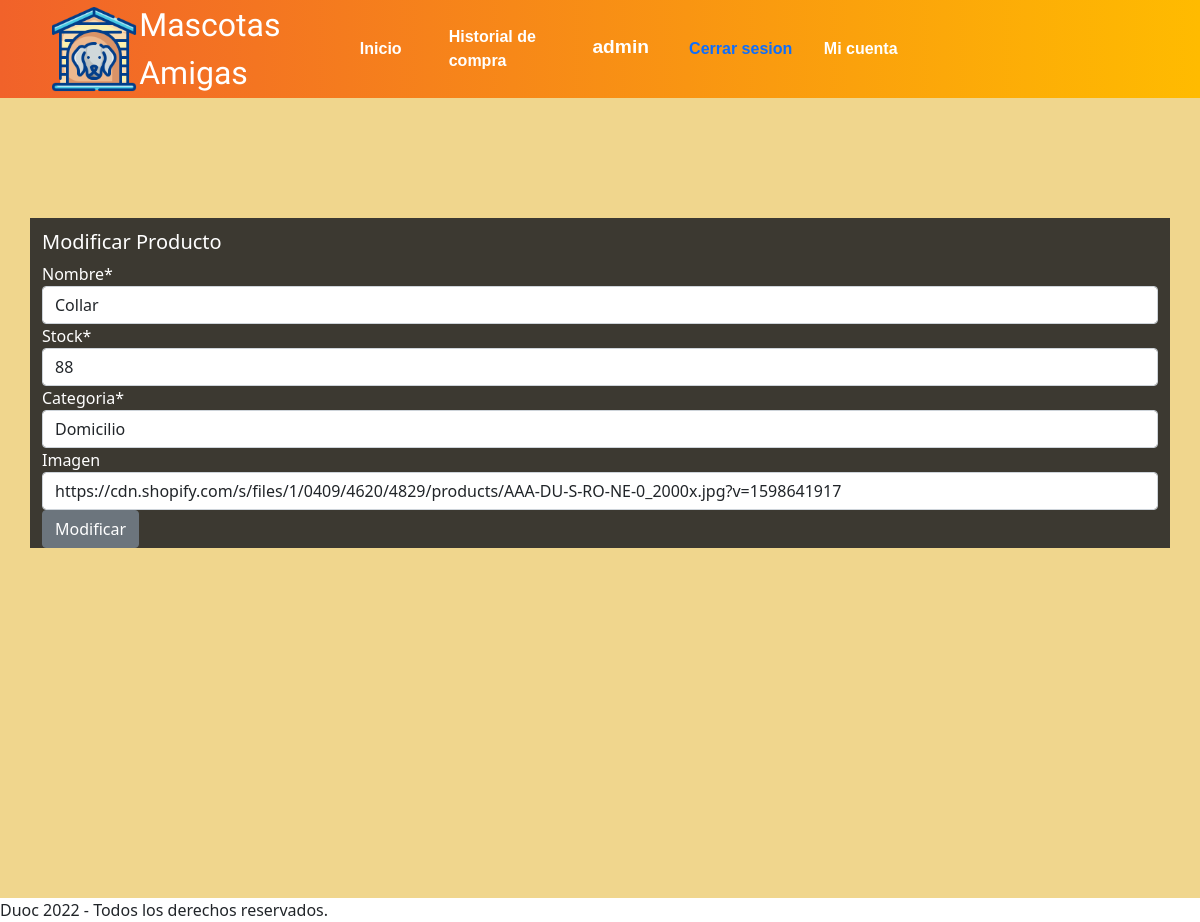
Page /modificarProducto/Collar (signed in) on the committed database.
### core/models.py (models this page shows, shortened)
class Producto(models.Model):
    nombre = models.CharField(primary_key=True, max_length=30)
    precio = models.IntegerField()
    stock = models.IntegerField()
    descuento = models.IntegerField(null=True)
    precio_final = models.IntegerField(null=True)
    categoria = models.ForeignKey(Categoria, on_delete=models.CASCADE)
    imagen = models.CharField(null=True, max_length=400,blank=True)

### core/views.py (the view)
# urls.py: path('modificarProducto/<id>', modificarProducto, name="modificarProducto"),
def modificarProducto(request, id):
    producto = Producto.objects.get(nombre=id)
    contexto = {'form': ProductoForm(instance=producto)}
    if request.method == "POST":
        producto = ProductoForm(request.POST, instance=producto)
        if producto.is_valid:
            producto.save()
            contexto["mensaje"] = "producto modificado!."
            contexto['form'] = producto
    return render(request, 'core/modificarProducto.html', contexto)

### core/forms.py
class ProductoForm(ModelForm):
    class Meta:
        model = Producto
        fields = ['nombre','stock','categoria','imagen']

### core/models.py (called while the page is built)
    def __str__(self) -> str:
        return self.nombreCategoria

### core/templates/core/modificarProducto.html (shortened to what this page needs)
{% extends 'core/template.html' %}
{% load static %}
{% load crispy_forms_tags %}
{% block contenido %}
<head>
    <link rel="stylesheet" href="{% static 'core/css/Crear.css' %}">
</head>
{% if not user.is_staff %}
<h5>Permisos insuficientes</h5>
<a href="{% url 'home' %}">volver</a>
{% else %}
<div class="cuerpo">
<div class="container">
    <h5>Modificar Producto</h5>
    <form action="" method="post">
        {{form|crispy}}
        <button type="submit" class="btn btn-secondary">Modificar</button>
    </form>
</div>
</div>
{% endif %}
{% endblock %}

### core/templates/core/template.html (shortened to what this page needs)
{% load static %}
<!DOCTYPE html>
<html lang="es">
<head>
    <link href="https://cdn.jsdelivr.net/npm/bootstrap@5.1.3/dist/css/bootstrap.min.css" rel="stylesheet">
    <link rel="stylesheet" href="{% static 'core/css/Mainestilo.css' %}">
</head>
<body>
    <header>
    <div class="principal">
    <nav class="navbar navbar-expand-lg navbar-dark" style="background-color: #ffffff00;">
        <a id="titulo" href="{% url 'home' %}">
        <img src="{% static 'core/img/logo.png' %}" alt="logo" width="90px">
        <div>Mascotas Amigas</div>
        </a>
        <div id="menu">
        <div class="container-fluid">
            <ul class="navbar-nav">
            <li class="nav-item">
                <a class="nav-link active" href="{% url 'home' %}">Inicio</a>
            </li>
            <li class="nav-item">
                <a class="nav-link active" href="{% url 'pedido' %}">Historial de compra</a>
            </li>
            <li class="nav-item">
            {% if user.is_authenticated %}
                <b>{{user.username}}</b>
            </li>
            <li class="nav-item">
                <a href="{% url 'logout' %}">Cerrar sesion</a>
            </li>
            {% else %}
            <li class="nav-item">
                <a href="{% url 'login' %}">Iniciar Sesion</a>
            </li>
            {% endif %}
            <li class="nav-item">
                {% if user.is_authenticated %}
                <a class="nav-link active" href="{% url 'usuario' %}">Mi cuenta</a>
            {% endif %}
            </li>
            </ul>
        </div>
        </div>
    </nav>
    </div>
    </header>
    <div>
        {% block contenido %}
        {% endblock %}
    </div>
    <footer>
        Duoc 2022 - Todos los derechos reservados.
    </footer>
</body>
</html>

### core/static/core/css/Mainestilo.css (style rules this page uses)
b { display: flex; }
* { padding: 0; margin: 0; border: cadetblue; }
.principal>.navbar { display: flex; justify-content: center; justify-content: space-between; width: 100%; background: linear-gradient(to right, rgb(241, 98, 42) 0%, rgb(255, 187, 0) 100%); position: sticky; margin-top: auto; z-index: 100; }
.cuerpo { background-color: rgba(231, 189, 71, 0.616); min-height: 170vh; }
#menu { display: flex; flex-direction: column; justify-content: space-between; align-items: flex-end; width: 100%; }
.navbar.navbar-expand-lg.navbar-dark { padding: 0; display: flex; }
.navbar-nav { display: flex; align-items: center; font-weight: bold; font-family: Arial, Helvetica, sans-serif; font-size: larger; }
b { color: white; display: flex; padding-bottom: 4px; font-family: 'Trebuchet MS', 'Lucida Sans Unicode', 'Lucida Grande', 'Lucida Sans', Arial, sans-serif }
.nav-item { width: 120px; display: flex; flex-direction: row; flex-wrap: nowrap; align-items: center; justify-content: center; }
#titulo { display: flex; justify-content: flex-start; align-items: center; font-size: 2rem; font-family: 'Knewave', cursive; color: #ffffff; margin-left: 4%; padding: 0.1% 0.1% 0.1% 0.1%; }
a { text-decoration: none; font-size: smaller; }
input { margin-right: 10px; }
.container { background-color: #ffffff; }

### core/static/core/css/Crear.css (style rules this page uses)
* { padding: 0; margin: 0; }
.cuerpo { padding-top: 10%; background-color: rgba(231, 189, 71, 0.616); min-height: 100vh; }
.container { padding-top: 12px; background-color: #272727e3; color: white; }
h5 { color: white; }

### rows in the picture
Producto: nombre "Collar", stock "88", categoria "Domicilio", imagen "https://cdn.shopify.com/s/files/1/0409/4620/4829/products/AAA-DU-S-RO-NE-0_2000x.jpg?v=1598641917"

### other values in the picture
{{ user.username }} "admin"
